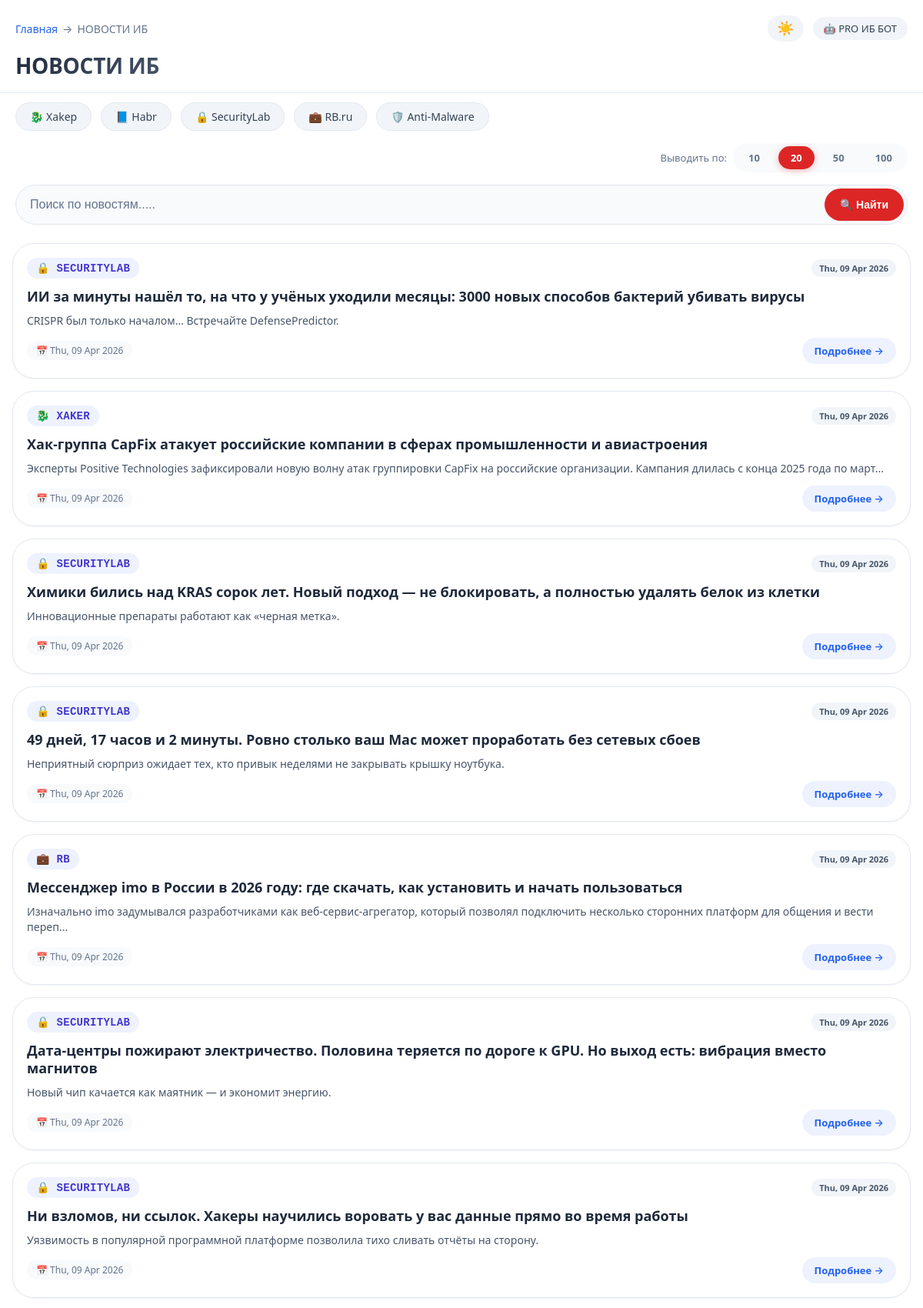
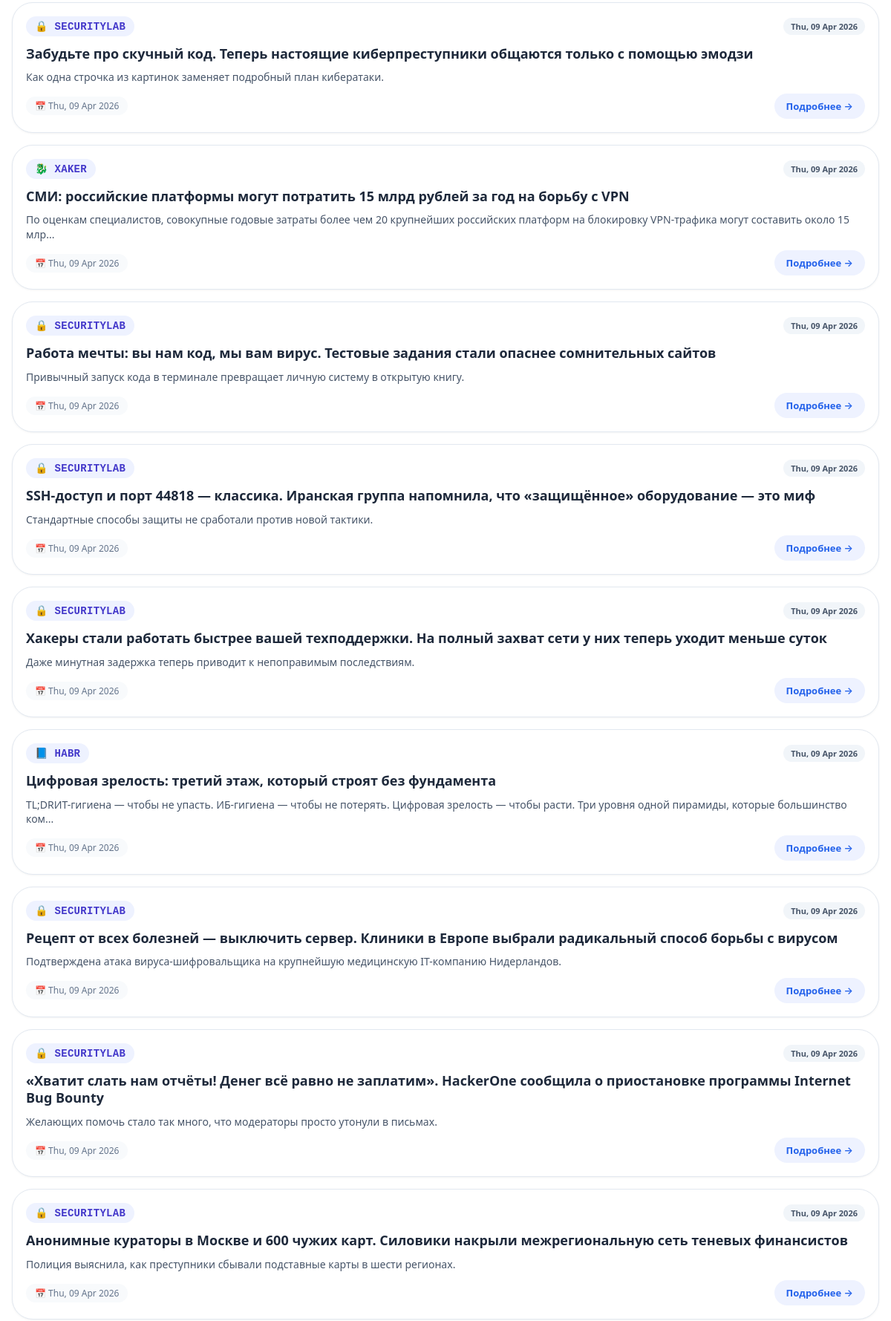
Page /news (upper part) on the committed database (2 pictures, top to bottom).
### tables this page shows
CREATE TABLE news (
            id INTEGER PRIMARY KEY AUTOINCREMENT,
            title TEXT NOT NULL,
            content TEXT,
            link TEXT UNIQUE NOT NULL,
            source TEXT NOT NULL,
            published_date TIMESTAMP,
            search_text TEXT
        , published_date_iso TEXT);

### wsgi.py (the view)
@app.route('/news')
def news():
    page = request.args.get('page', 1, type=int)
    limit = request.args.get('limit', 20, type=int)
    filter_source = request.args.get('source') or request.args.get('filter', 'all')
    offset = (page - 1) * limit
    if filter_source != 'all':
        total = config.get_news_count_by_source(filter_source)
        news = config.get_news_page_by_source(filter_source, limit, offset)
    else:
        total = config.get_news_count()
        news = config.get_news_page(limit, offset)
    total_pages = (total + limit - 1) // limit
    return render_template(
        'news.html',
        news=news,
        page=page,
        total_pages=total_pages,
        limit=limit,
        filter_source=filter_source
    )

### config.py (called while the page is built)
def get_norm_db():
    con = sqlite3.connect("site.db")
    con.row_factory = sqlite3.Row  # для удобного доступа по именам колонок
    return con

def get_news_count():
    con = get_norm_db()
    cursor = con.cursor()
    cursor.execute("SELECT COUNT(*) FROM news")
    count = cursor.fetchone()[0]
    con.close()
    return count

def get_news_page(limit, offset):
    con = get_norm_db()
    cursor = con.cursor()
    cursor.execute("""
        SELECT id, title, content, link, source, published_date
        FROM news
        ORDER BY published_date_iso DESC
        LIMIT ? OFFSET ?
    """, (limit, offset))
    news = cursor.fetchall()
    con.close()
    return news

### templates/news.html (shortened to what this page needs)
<!DOCTYPE html>
<html lang="ru">
<head>
    <link rel="stylesheet" href="/static/style.css">
</head>
<body>
<div class="app-container">
    <div class="nav-header">
        <div class="header-row">
            <div class="breadcrumb">
                <a href="/">Главная</a>
                <span>→</span>
                <span style="color: var(--text-muted);">НОВОСТИ ИБ</span>
            </div>
            <div class="header-right">
                <button class="theme-toggle" id="themeToggle" aria-label="Переключить тему">
                    <span id="themeIcon">☀️</span>
                </button>
                <a href="https://t.me/pdn_dtg_bot" target="_blank" class="bot-badge">
                    🤖 PRO ИБ БОТ
                </a>
            </div>
        </div>
        <div class="title-section">
            <h1>НОВОСТИ ИБ</h1>
        </div>
    </div>
    <div class="filters-scroll" id="filtersContainer">
        <span data-filter="xaker" class="filter-chip">🐉 Xakep</span>
        <span data-filter="habr" class="filter-chip">📘 Habr</span>
        <span data-filter="securitylab" class="filter-chip">🔒 SecurityLab</span>
        <span data-filter="rb" class="filter-chip">💼 RB.ru</span>
        <span data-filter="anti" class="filter-chip">🛡️ Anti-Malware</span>
    </div>
    <div class="limit-row">
        <span class="limit-label">Выводить по:</span>
        <div class="limit-buttons">
            {% for count in [10, 20, 50, 100] %}
                {% if count == limit %}
                    <span class="limit-btn active" data-limit="{{ count }}">{{ count }}</span>
                {% else %}
                    <a href="/news?page=1&limit={{ count }}" class="limit-btn" data-limit="{{ count }}">{{ count }}</a>
                {% endif %}
            {% endfor %}
        </div>
    </div>
    <div class="search-container">
        <form action="/search" method="get" class="search-form">
            <input type="text" name="q" placeholder="Поиск по новостям....." value="{{ request.args.get('q', '') }}">
            <button type="submit">🔍 Найти</button>
        </form>
    </div>
        <div class="main-content">
            <div class="vuln-list">
                {% for item in news %}
                <div class="vuln-card">
                    <div class="card-header">
                        <span class="identifier">
                            {% if item['source'] == 'xaker' %}🐉
                            {% elif item['source'] == 'habr' %}📘
                            {% elif item['source'] == 'securitylab' %}🔒
                            {% elif item['source'] == 'rb' %}💼
                            {% elif item['source'] == 'anti' %}🛡️
                            {% endif %}
                            {{ item['source']|upper }}
                        </span>
                        <span class="severity-tag">{{ item['published_date'][:16] if item['published_date'] else 'Нет даты' }}</span>
                    </div>
                    <div class="vuln-name">{{ item['title'] }}</div>
                    {% set desc = item['content'] if item['content'] else 'Описание отсутствует' %}
                    <div class="vuln-description">{{ desc[:150] }}{% if desc|length > 150 %}...{% endif %}</div>
                    <div class="meta-row">
                        <span class="date-badge">📅 {{ item['published_date'][:16] if item['published_date'] else 'Нет даты' }}</span>
                        <a href="/news/{{ item['id'] }}?page={{ page }}&limit={{ limit }}" class="detail-link">Подробнее →</a>
                    </div>
                </div>
                {% endfor %}
            </div>
        </div>
    </div>
</body>
</html>

### rows in the picture
news: source "SECURITYLAB", published_date "Thu, 09 Apr 2026", title "ИИ за минуты нашёл то, на что у учёных уходили месяцы: 3000 новых способов бактерий убивать вирусы", content "CRISPR был только началом… Встречайте DefensePredictor."
news: source "XAKER", published_date "Thu, 09 Apr 2026", title "Хак-группа CapFix атакует российские компании в сферах промышленности и авиастроения", content "Эксперты Positive Technologies зафиксировали новую волну атак группировки CapFix на российские организации. Кампания длилась с конца 2025 года по март"
news: source "SECURITYLAB", published_date "Thu, 09 Apr 2026", title "Химики бились над KRAS сорок лет. Новый подход — не блокировать, а полностью удалять белок из клетки", content "Инновационные препараты работают как «черная метка»."
news: source "SECURITYLAB", published_date "Thu, 09 Apr 2026", title "49 дней, 17 часов и 2 минуты. Ровно столько ваш Mac может проработать без сетевых сбоев", content "Неприятный сюрприз ожидает тех, кто привык неделями не закрывать крышку ноутбука."
news: source "RB", published_date "Thu, 09 Apr 2026", title "Мессенджер imo в России в 2026 году: где скачать, как установить и начать пользоваться", content "Изначально imo задумывался разработчиками как веб-сервис-агрегатор, который позволял подключить несколько сторонних платформ для общения и вести переп"
news: source "SECURITYLAB", published_date "Thu, 09 Apr 2026", title "Дата-центры пожирают электричество. Половина теряется по дороге к GPU. Но выход есть: вибрация вместо магнитов", content "Новый чип качается как маятник — и экономит энергию."
news: source "SECURITYLAB", published_date "Thu, 09 Apr 2026", title "Ни взломов, ни ссылок. Хакеры научились воровать у вас данные прямо во время работы", content "Уязвимость в популярной программной платформе позволила тихо сливать отчёты на сторону."
news: source "SECURITYLAB", published_date "Thu, 09 Apr 2026", title "Забудьте про скучный код. Теперь настоящие киберпреступники общаются только с помощью эмодзи", content "Как одна строчка из картинок заменяет подробный план кибератаки."
news: source "XAKER", published_date "Thu, 09 Apr 2026", title "СМИ: российские платформы могут потратить 15 млрд рублей за год на борьбу с VPN", content "По оценкам специалистов, совокупные годовые затраты более чем 20 крупнейших российских платформ на блокировку VPN-трафика могут составить около 15 млр"
news: source "SECURITYLAB", published_date "Thu, 09 Apr 2026", title "Работа мечты: вы нам код, мы вам вирус. Тестовые задания стали опаснее сомнительных сайтов", content "Привычный запуск кода в терминале превращает личную систему в открытую книгу."
news: source "SECURITYLAB", published_date "Thu, 09 Apr 2026", title "SSH-доступ и порт 44818 — классика. Иранская группа напомнила, что «защищённое» оборудование — это миф", content "Стандартные способы защиты не сработали против новой тактики."
news: source "SECURITYLAB", published_date "Thu, 09 Apr 2026", title "Хакеры стали работать быстрее вашей техподдержки. На полный захват сети у них теперь уходит меньше суток", content "Даже минутная задержка теперь приводит к непоправимым последствиям."
news: source "HABR", published_date "Thu, 09 Apr 2026", title "Цифровая зрелость: третий этаж, который строят без фундамента", content "TL;DRИТ-гигиена — чтобы не упасть. ИБ-гигиена — чтобы не потерять. Цифровая зрелость — чтобы расти. Три уровня одной пирамиды, которые большинство ком"
news: source "SECURITYLAB", published_date "Thu, 09 Apr 2026", title "Рецепт от всех болезней — выключить сервер. Клиники в Европе выбрали радикальный способ борьбы с вирусом", content "Подтверждена атака вируса-шифровальщика на крупнейшую медицинскую IT-компанию Нидерландов."
news: source "SECURITYLAB", published_date "Thu, 09 Apr 2026", title "«Хватит слать нам отчёты! Денег всё равно не заплатим». HackerOne сообщила о приостановке программы Internet Bug Bounty", content "Желающих помочь стало так много, что модераторы просто утонули в письмах."
news: source "SECURITYLAB", published_date "Thu, 09 Apr 2026", title "Анонимные кураторы в Москве и 600 чужих карт. Силовики накрыли межрегиональную сеть теневых финансистов", content "Полиция выяснила, как преступники сбывали подставные карты в шести регионах."

### other values in the picture
{{ count }} "10" "50" "100"
{{ count }} "20"
